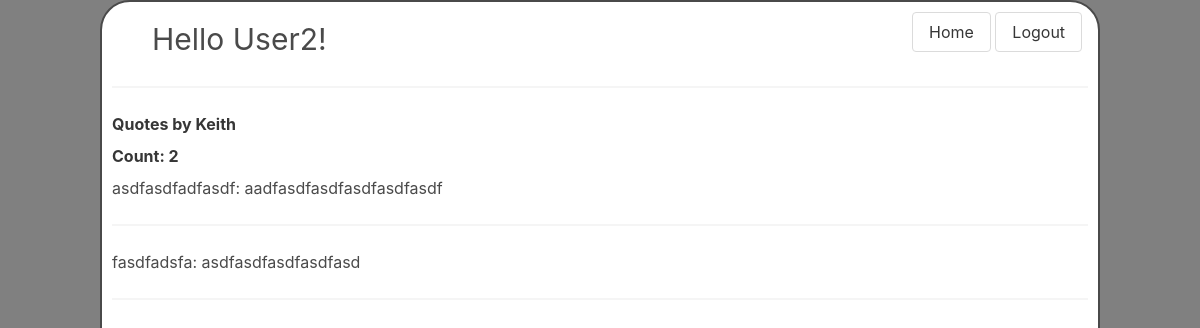
Screenshot of /quotes/users/1 (signed in) with the database file from the repository.
### quotable_quotes_app/models.py (models this page shows)
class User(models.Model):
    first_name = models.CharField(max_length=25)
    last_name = models.CharField(max_length=25)
    email = models.CharField(max_length=50)
    password = models.CharField(max_length=50)
    created_at = models.DateTimeField(auto_now_add=True)
    updated_at = models.DateTimeField(auto_now=True)
    objects = UserManager()

class Quotes(models.Model):
    author = models.CharField(max_length=30)
    quote = models.CharField(max_length=255)
    created_at = models.DateTimeField(auto_now_add=True)
    updated_at = models.DateTimeField(auto_now=True)
    uploaded_by = models.ForeignKey(User, related_name="quotes_created", on_delete = models.CASCADE)
    objects = QuotesManager()

### quotable_quotes_app/views.py (the view)
# urls.py: path('quotes/users/<int:user_id>', views.view_quotes),
def view_quotes(request, user_id):
    if 'user_id' not in request.session:
        return redirect('/')
    user = User.objects.get(id=request.session['user_id'])
    quote_creator = User.objects.get(id=user_id)
    count = len(quote_creator.quotes_created.all())
    context = {
        "user": user,
        "quote_creator": quote_creator,
        "count" : count,
    }
    return render(request,'view_quote.html', context)

### quotable_quotes_app/Templates/view_quote.html (shortened to what this page needs)
<!DOCTYPE html>
<html lang="en">
    <head>
        {% load static %}
        <link rel="stylesheet" href="https://cdn.jsdelivr.net/npm/bulma@0.9.3/css/bulma.min.css">
        <link rel="stylesheet" href="{% static 'css/style.css' %}">
    </head>
    <body>
        <div class="logout_button">
            <a href="/quotes"><button class="button">Home</button></a>
            <a href="../logout"><button class="button">Logout</button></a>
        </div>
        <header>
            <h1> Hello {{ user.first_name }}! </h1>
            <hr>
        </header>
        <div class="all_quotes">
            <h1 class="label"> Quotes by {{ quote_creator.first_name }}</h1>
            <h1 class="label"> Count: {{ count }}</h1>
                    <ul>
                        {% for quote in quote_creator.quotes_created.all %}
                            <li class="quote_list_item">
                                <p>{{ quote.author}}: {{quote.quote}}</p>
                                <hr>
                            </li>
                        {% endfor %}
                    </ul>
                </div>
    </body>
</html>

### quotable_quotes_app/static/css/style.css (style rules this page uses)
html { background-color: grey; }
* { margin: 0px; padding: 0px; }
body { margin: 25px; margin: auto; padding: 10px; border-style: solid; border-width: 2px; width: 1000px; height: 700px; background-color: white; border-radius: 30px; }
header h1 { padding-left: 40px; padding-top: 5px; font-size: 30px; }
.logout_button { position: absolute; padding-left: 800px; }

### rows the page displays
User: first_name "User2"
User: first_name "Keith"
Quotes: author "asdfasdfadfasdf", quote "aadfasdfasdfasdfasdfasdf"
Quotes: author "fasdfadsfa", quote "asdfasdfasdfasdfasd"

### other values shown
{{ count }} "2"
